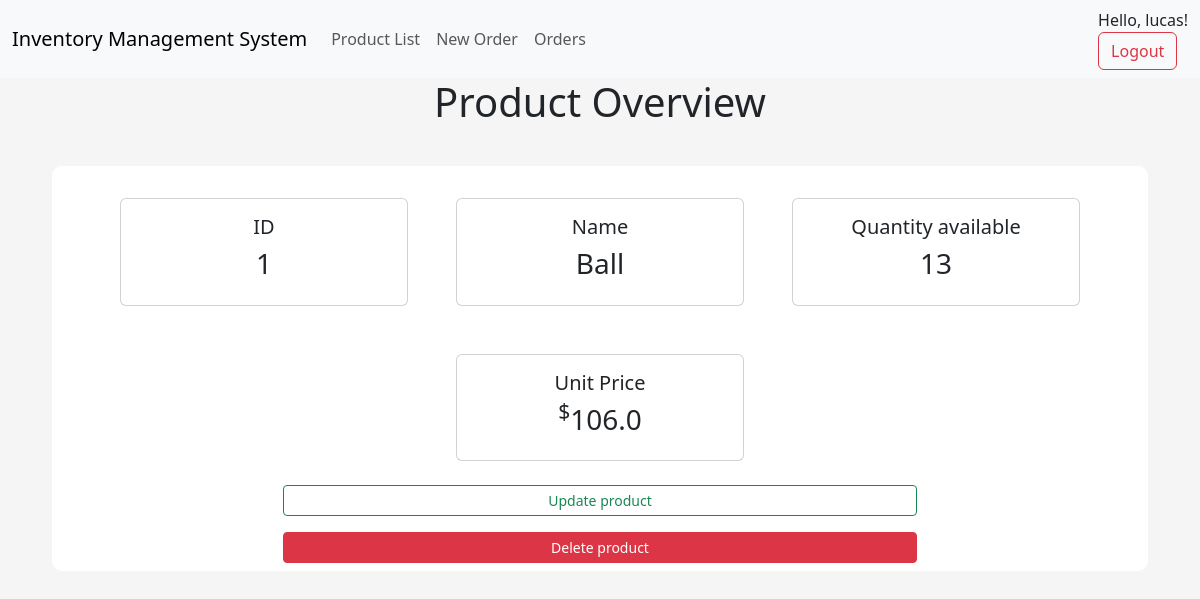
The page /product/1 (signed in) on the database its author committed.
### app/models/tables.py (models this page shows, shortened)
class User(db.Model, UserMixin):
    id = db.Column(db.Integer, primary_key=True)
    username = db.Column(db.String, nullable=False, unique=True)
    email = db.Column(db.String, nullable=False, unique=True)
    password = db.Column(db.String, nullable=False)

class Product(db.Model):
    __tablename__ = "product"
    id = db.Column(db.Integer, primary_key=True)
    name = db.Column(db.String(50), nullable=False, unique=True)
    price = db.Column(db.Float, nullable=False)
    quantity_available = db.Column(db.Integer)

### app/controllers/default.py (the view)
@app.route("/product/<id>", methods=["GET", "POST"])
@login_required
def product(id):
    product = Product.query.get(id)
    return render_template("product.html", product=product)

### app/models/tables.py (called while the page is built)
@login_manager.user_loader
def load_user(user_id):
    return User.query.get(int(user_id))

### app/templates/product.html (shortened to what this page needs)
{% extends "index.html" %}
{% block body %}
<div class="title">
    <h1 class="title"> Product Overview</h1>
</div>
<div class="content-section">
    <div class="row mx-auto justify-content-center">
        <div class="card m-4" style="width: 18rem">
            <div class="card-body">
                <h5 class="cart-title text-center">ID</h5>
                <h3 class="text-center">{{ product.id }}</h3>
            </div>
        </div>
        <div class="card m-4" style="width: 18rem">
            <div class="card-body">
                <h5 class="cart-title text-center">Name</h5>
                <h3 class="text-center">{{ product.name }}</h3>
            </div>
        </div>
        <div class="card m-4" style="width: 18rem">
            <div class="card-body">
                <h5 class="cart-title text-center">Quantity available</h5>
                <h3 class="text-center">{{ product.quantity_available }}</h3>
            </div>
        </div>
        <div class="card m-4" style="width: 18rem">
            <div class="card-body">
                <h5 class="cart-title text-center">Unit Price</h5>
                <h3 class="text-center"><sup>$</sup>{{ product.price }}</h3>
            </div>
        </div>
        <div class="row mx-auto justify-content-center">
            <a style="max-width:60%;" class="btn btn-outline-success btn-sm mb-3" href="{{ url_for('update_product', id=product.id) }}">Update product</a>
            <a style="max-width:60%;" class="btn btn-danger btn-sm" href="{{url_for('delete_product', id=product.id)}}">Delete product</a>
        </div>
    </div>
</div>
{% endblock body %}

### app/templates/navbar.html (shortened to what this page needs)
<nav class="navbar navbar-expand-lg bg-body-tertiary">
    <div class="container-fluid">
      <a class="navbar-brand" href="{{ url_for('index') }}">Inventory Management System</a>
      <div class="collapse navbar-collapse" id="navbarSupportedContent">
        <ul class="navbar-nav me-auto mb-2 mb-lg-0">
          <li class="nav-item">
            <a class="nav-link" href="{{ url_for('products') }}">Product List</a>
          </li>
          <li class="nav-item">
            <a class="nav-link" href="{{ url_for('create_order') }}">New Order</a>
          </li>
          <li class="nav-item">
            <a class="nav-link" href="{{ url_for('orders') }}">Orders</a>
          </li>
        </ul>
          <a href="#" class="nav-link">
            {% if 'username' in session %}
            <div class="d-flex">
              Hello, {{ session.username }}!
            </div>
            <form class="d-flex" action="{{ url_for('logout') }}">
              <button type="submit" class="btn btn-outline-danger">Logout</button>
            </form>
            {% endif %}
          </a>
      </div>
    </div>
  </nav>

### app/static/css/main.css (style rules this page uses)
body { background-color: rgb(245, 245, 245); }
.content-section { background: #fff; margin: 40px; padding: 0.5rem 0.5rem; border-radius: 10px; }
.title h1 { text-align: center; align-items: center; }

### rows shown on the page
User: username "lucas"
Product: id "1", name "Ball", quantity_available "13", price "106.0"
